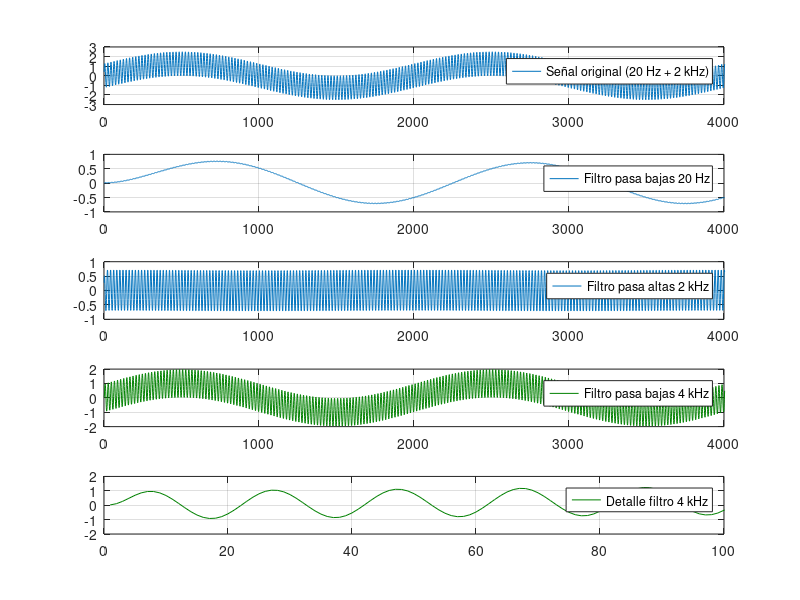
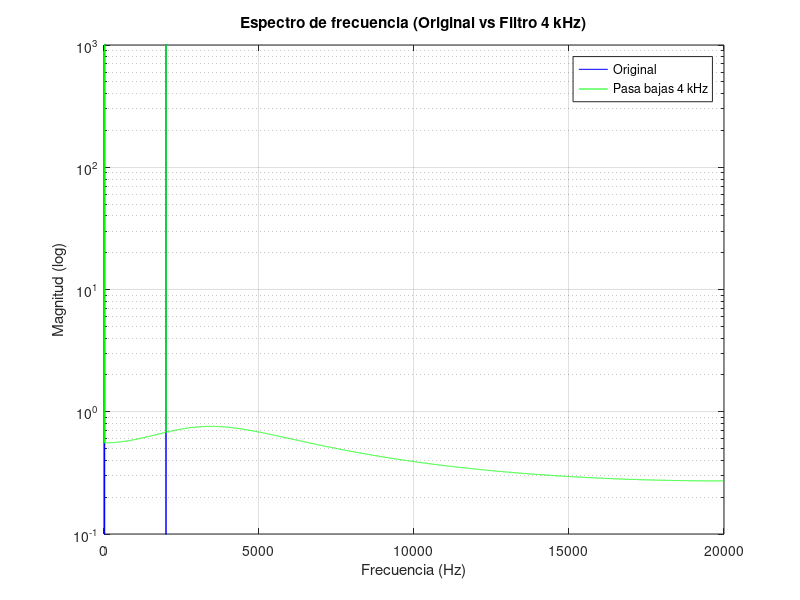

The MATLAB source for these figures, in order:
clear
pkg load signal

% Frecuencias de muestreo y corte
sf = 40e3;       % Frecuencia de muestreo (40 kHz)
sf2 = sf/2;      % Frecuencia de Nyquist (20 kHz)

% Frecuencias de corte originales
fc1 = 20;        % Frecuencia pasa bajas original (20 Hz)
fc2 = 2e3;       % Frecuencia pasa altas original (2 kHz)
fc3 = 4e3;       % Nueva frecuencia pasa bajas (4 kHz)

% Generación de señal de prueba (impulso + dos tonos)
data = [[1; zeros(sf-1, 1)], sinetone(fc1, sf, 1, 1) + sinetone(fc2, sf, 1, 1)];

% Diseño de filtros originales
[b1, a1] = butter(1, fc1/sf2);         % Pasa bajas 20 Hz (1er orden)
[b2, a2] = butter(1, fc2/sf2, "high"); % Pasa altas 2 kHz (1er orden)

% Nuevo filtro pasa bajas de 4 kHz (2do orden para mejor rendimiento)
[b3, a3] = butter(2, fc3/sf2);         % Pasa bajas 4 kHz (2do orden)

% Aplicar todos los filtros
filtered1 = filter(b1, a1, data);      % Filtro pasa bajas 20 Hz
filtered2 = filter(b2, a2, data);      % Filtro pasa altas 2 kHz
filtered3 = filter(b3, a3, data);      % Nuevo filtro pasa bajas 4 kHz

% Mostrar constantes del nuevo filtro
disp('Coeficientes del filtro pasa bajas de 4 kHz (Butterworth 2do orden):');
disp('Numerador (b):'); disp(b3);
disp('Denominador (a):'); disp(a3);

% Generar señal para gráficas (mezcla de 20 Hz y 2 kHz)
signal = [sinetone(fc1, sf, 1, 1) + sinetone(fc2, sf, 1, 1)] * 2.5/2;

% Configuración de gráficas
clf
figure(1)

% Gráfica 1: Señal original
subplot(5, 1, 1)
plot(signal, ';Señal original (20 Hz + 2 kHz);')
axis([0 fc1*200])
grid on

% Gráfica 2: Filtro pasa bajas 20 Hz
subplot(5, 1, 2)
plot(filtered1(:, 2), ';Filtro pasa bajas 20 Hz;')
axis([0 fc1*200])
grid on

% Gráfica 3: Filtro pasa altas 2 kHz
subplot(5, 1, 3)
plot(filtered2(:, 2), ';Filtro pasa altas 2 kHz;')
axis([0 fc1*200])
grid on

% Gráfica 4: Nuevo filtro pasa bajas 4 kHz (vista amplia)
subplot(5, 1, 4)
plot(filtered3(:, 2), ';Filtro pasa bajas 4 kHz;', 'Color', [0 0.5 0])
axis([0 fc1*200])
grid on

% Gráfica 5: Nuevo filtro pasa bajas 4 kHz (vista detalle)
subplot(5, 1, 5)
plot(filtered3(:, 2), ';Detalle filtro 4 kHz;', 'Color', [0 0.5 0])
axis([0 fc1*5])
grid on

% Espectro de frecuencias (opcional)
figure(2)
N = length(signal);
f = (0:N-1)*(sf/N);
fft_original = abs(fft(signal));
fft_filtered = abs(fft(filtered3(:,2)));

semilogy(f(1:N/2), fft_original(1:N/2), 'b', f(1:N/2), fft_filtered(1:N/2), 'g')
title('Espectro de frecuencia (Original vs Filtro 4 kHz)')
xlabel('Frecuencia (Hz)')
ylabel('Magnitud (log)')
legend('Original', 'Pasa bajas 4 kHz')
grid on
axis([0 sf2 1e-1 1e3])
axis([0 sf2 1e-1 1e3])
